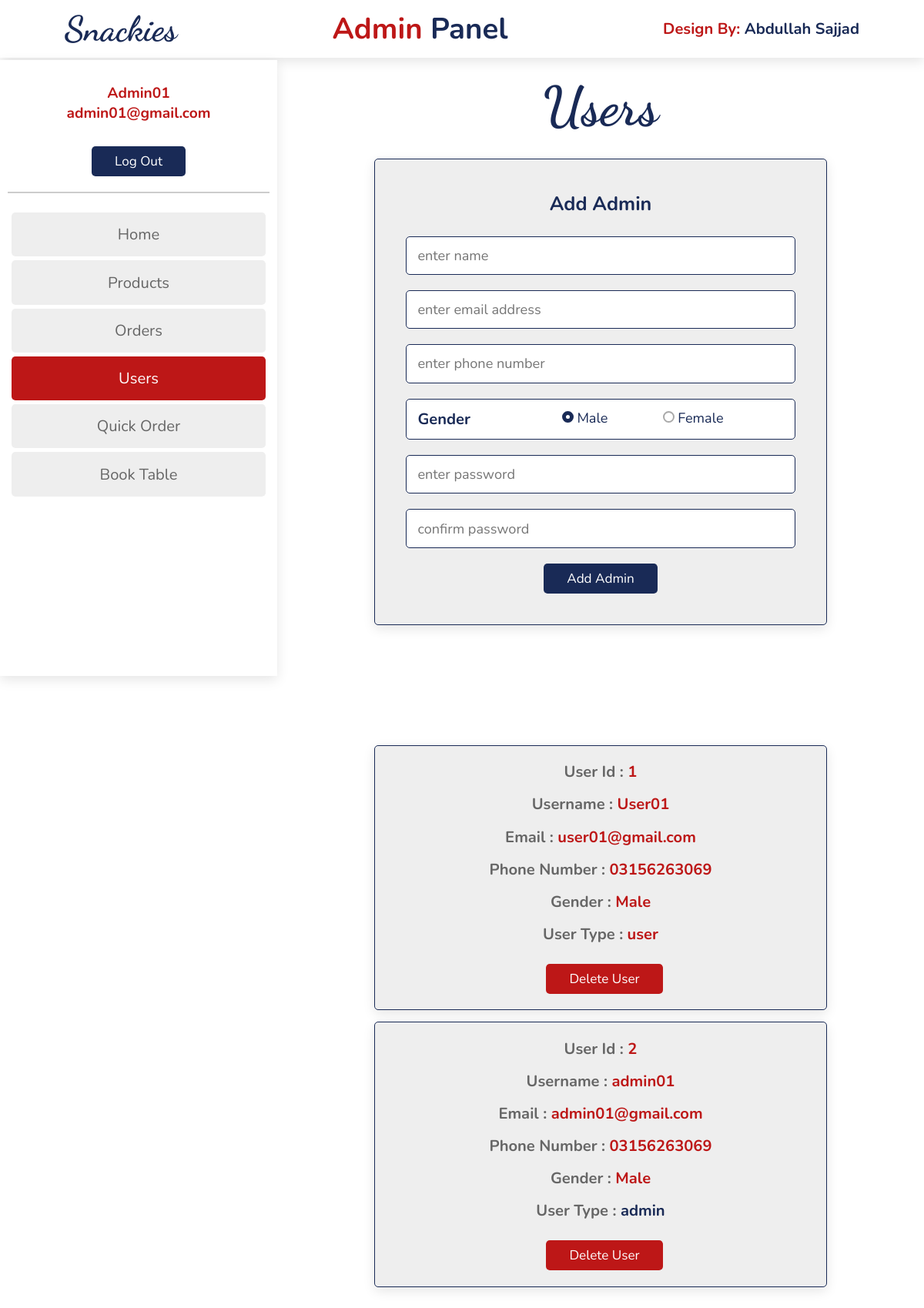
/admin_user.php (signed in), run on the app's committed database.
### tables this page shows
CREATE TABLE `user` (
  `id` int(10) NOT NULL,
  `Name` varchar(50) NOT NULL,
  `Email` varchar(50) NOT NULL,
  `Phone_Number` varchar(50) NOT NULL,
  `Gender` varchar(10) NOT NULL,
  `Password` varchar(100) NOT NULL,
  `user_type` varchar(6) NOT NULL DEFAULT 'user'
);

### HTML/admin_user.php (the view, shortened to what this page needs)
<?php
    include 'connection.php';
?>
<head>
    <link rel="stylesheet" href="../CSS/admin_user.css">
     <link rel="stylesheet" href="https://cdnjs.cloudflare.com/ajax/libs/font-awesome/5.15.3/css/all.min.css">
     <link rel="stylesheet" href="https://cdnjs.cloudflare.com/ajax/libs/font-awesome/4.7.0/css/font-awesome.min.css">
 </head>
 <html>
     <body>
         <header>
             <p  class="logo"><i class="fas fa-bars" id="menu-bar"></i><a href="../HTML/index.css">snackies</a></p>
             <div class="side-bar">
             <div class="account-box">
                <div class="content">
                    <span><?php echo $_SESSION['admin_name']; ?></span><br>
                    <span style="text-transform:lowercase; "><?php echo $_SESSION['admin_email']; ?></span>
                </div>
                <a href="logout.php" class="btn" id="logout-btn">log out</a>
                </div>
                <nav class="nav-bar">
                 <a href="../HTML/admin.php">Home</a>
                 <a href="../HTML/admin_add_product.php">Products</a>
                 <a href="../HTML/admin_place_order.php">Orders</a>
                 <a class="active" href="../HTML/admin_user.php">Users</a>
                 <a href="../HTML/admin_quick_order.php">Quick Order</a>
                 <a href="../HTML/admin_book_table.php">Book table</a>
                </nav>
             </div>
             <div class="title">
                <p>Admin <span>Panel</span></p>
             </div>
             <div class="design">
                <p>design by: <span>Abdullah Sajjad</span></p>
             </div>
         </header>
         <section class="add-admin">
            <h1 class="title">Users</h1>
            <form action="" method="post" enctype="multipart/form-data" onsubmit="return verifyPassword()">
                <h3>add Admin</h3>
                <input type="text" name="name" class="box" placeholder="enter name" required>
                <input type="text" name="email" class="box" placeholder="enter email address" required>
                <input type="number" name="phone" class="box" placeholder="enter phone number" required>
                <div class="radio-box">
                    <span>Gender</span>
                    <div class="radio">
                        <input type="radio" name="gender" value="Male" checked >
                        <label>Male</label>
                    </div>
                    <div class="radio">
                        <input type="radio" name="gender" value="Female" >
                        <label>Female</label>
                    </div>
                </div>
                <input type="password" id="pass" name="pass" class="box" placeholder="enter password" required>
                <input type="password" id="cPass" name="cPass" class="box" placeholder="confirm password" required>
                <input type="submit" value="Add Admin" name="add_admin" class="btn">
            </form>
        </section>
        <section class="users">
            <div class="box-container">
                <?php
                    $select_users = mysqli_query($conn, "SELECT * FROM `user`") or die('query failed');
                    while($fetch_users = mysqli_fetch_assoc($select_users)){
                ?>
                <div class="box">
                    <p> user id : <span><?php echo $fetch_users['id']; ?></span> </p>
                    <p> username : <span><?php echo $fetch_users['Name']; ?></span> </p>
                    <p> email : <span><?php echo $fetch_users['Email']; ?></span> </p>
                    <p> Phone Number : <span><?php echo $fetch_users['Phone_Number']; ?></span> </p>
                    <p> Gender : <span><?php echo $fetch_users['Gender']; ?></span> </p>
                    <p> user type : <span style="color:<?php if($fetch_users['user_type'] == 'admin'){ echo '#192a56'; } ?>"><?php echo $fetch_users['user_type']; ?></span> </p>
                    <a href="admin_user.php?delete=<?php echo $fetch_users['id']; ?>" onclick="return confirm('delete this user?');" class="option-btn">delete user</a>
                </div>
                <?php
                    };
                ?>
            </div>
        </section>
     </body>
 </html>

### CSS/admin_user.css (style rules this page uses)
* { font-family: 'Nunito' , sans-serif; margin: 0; padding: 0; text-decoration: none; box-sizing: border-box; outline: none; border: none; text-transform: capitalize; transition: all .2s linear; }
html { font-size: 63%; overflow:auto; scroll-padding-top: 5.5rem; scroll-behavior: smooth; overflow-x: hidden; }
.btn { margin-top: 1rem; display: inline-block; font-size: 1.7rem; color: #fff; background: #192a56; border-radius: .5rem; cursor: pointer; padding: .8rem 3rem; }
.option-btn { margin-top: 1rem; display: inline-block; font-size: 1.7rem; color: #fff; background: rgb(189, 23, 23); border-radius: .5rem; cursor: pointer; padding: .8rem 3rem; margin-left: 1rem; }
.title { text-align: center; color:#192a56; font-size: 7rem; font-family: 'Dancing Script', sans-serif; }
header { position: fixed; top: 0; left: 0; right: 0; background: #FFF; padding: 1rem 7%; display: flex; align-items: center; justify-content: space-between; z-index: 1000; box-shadow: 0 .5rem 1.5rem rgba(0, 0, 0, .1); }
header .logo a { color: #192a56; font-size: 4.5rem; font-family: 'Dancing Script', sans-serif; font-weight: bolder; }
header .side-bar { position: fixed; width: 360px; height: 100vh; top: 78px; left: 0; padding: 10px; background-color: #fff; box-shadow: 0 .5rem 1.5rem rgba(0, 0, 0, .1); z-index: 10000; }
header .side-bar .nav-bar { border-top: .2rem solid rgba(0, 0, 0, .2); margin-top: 20px; padding-top: 20px; }
header .side-bar .nav-bar a { display: block; font-size: 2rem; border-radius: .5rem; padding: 1.5rem; color: #666; margin: .5rem; background: #eee; }
header .side-bar .nav-bar a.active, header .side-bar .nav-bar a:hover { color: #fff; background: rgb(189, 23, 23); }
header .title p { font-size: 3.8rem; font-weight: bolder; color: rgb(189, 23, 23); }
header .title p span { color: #192a56; }
header .design p { font-size: 2rem; color: rgb(189, 23, 23); font-weight: bolder; }
header .design p span { color: #192a56; }
header .side-bar .account-box .content span { font-size: 1.9rem; color: rgb(189, 23, 23); font-weight: bolder; }
header .side-bar { text-align: center; }
header .side-bar .account-box .content { margin: 20px; }
.add-admin { margin-left: 360px; padding-top: 8%; padding-bottom: 5%; }
.add-admin form { background-color: #eee; border-radius: .5rem; padding:4rem; text-align: center; box-shadow: 0 .5rem 1.5rem rgba(0, 0, 0, .1); border: .1rem solid #192a56; max-width: 70%; margin:0 auto; margin-top: 3%; }
.add-admin form h3 { font-size: 2.5rem; color:#192a56; margin-bottom: 1.5rem; }
.add-admin form .box { width: 100%; background-color: #fff; border-radius: .5rem; margin:1rem 0; padding:1.2rem 1.4rem; color:#192a56; font-size: 1.8rem; border:.1rem solid #192a56; }
.add-admin form input { text-transform: none; }
.add-admin form .radio-box { width: 100%; background-color: #fff; border-radius: .5rem; margin:1rem 0; padding:1.2rem 1.4rem; color:#192a56; font-size: 1.8rem; border:.1rem solid #192a56; display:flex; }
.add-admin form .radio-box span { color: #192a56; font-weight: bold; margin-right: 25%; font-size: 2rem; }
.add-admin form .radio-box .radio { margin-right: 15%; font-size: 1.8rem; }
.add-admin form .radio-box .radio input[type=radio] { appearance: none; height: 15px; width: 15px; border-radius: 50%; border: 2px solid darkgrey; transition: 0.2s all linear; cursor: pointer; }
.add-admin form .radio-box .radio input[type=radio]:checked { border: 5px solid #192a56; outline: unset; }
.users { margin-left: 360px; padding-top: 8%; padding-bottom: 5%; }
.users .box-container { display: grid; grid-template-columns: repeat(auto-fit, 70%); justify-content: center; gap:1.5rem; max-width: 1200px; margin:0 auto; align-items: flex-start; }
.users .box-container .box { background-color: #eee; padding:2rem; border:.1rem solid #192a56; box-shadow: 0 .5rem 1.5rem rgba(0, 0, 0, .1); border-radius: .5rem; text-align: center; }
.users .box-container .box p { padding-bottom: 1.5rem; font-size: 2rem; color:#666; font-weight: bold; }
.users .box-container .box p span { color:rgb(189, 23, 23); text-transform: none; }

### data on the page
user: id "1", Name "User01", Email "user01@gmail.com", Phone_Number "03156263069", Gender "Male", user_type "user"
user: id "2", Name "admin01", Email "admin01@gmail.com", Phone_Number "03156263069", Gender "Male", user_type "admin"

### other printed values
$_SESSION['admin_name'] "Admin01"
$_SESSION['admin_email'] "admin01@gmail.com"
